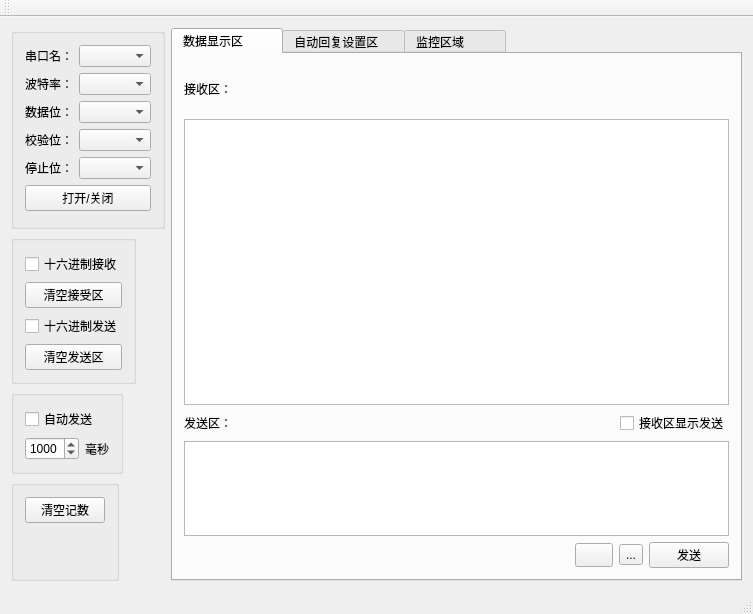
<?xml version="1.0" encoding="UTF-8"?>
<ui version="4.0">
 <class>mainform</class>
 <widget class="QMainWindow" name="mainform">
  <property name="geometry">
   <rect>
    <x>0</x>
    <y>0</y>
    <width>753</width>
    <height>614</height>
   </rect>
  </property>
  <property name="windowTitle">
   <string>mainform</string>
  </property>
  <widget class="QWidget" name="centralWidget">
   <layout class="QHBoxLayout" name="horizontalLayout_8">
    <item>
     <layout class="QVBoxLayout" name="verticalLayout_4" stretch="6,4,2,3">
      <item>
       <widget class="QGroupBox" name="groupBox_3">
        <property name="sizePolicy">
         <sizepolicy hsizetype="Fixed" vsizetype="Preferred">
          <horstretch>0</horstretch>
          <verstretch>0</verstretch>
         </sizepolicy>
        </property>
        <property name="title">
         <string/>
        </property>
        <layout class="QVBoxLayout" name="verticalLayout_3">
         <item>
          <layout class="QHBoxLayout" name="horizontalLayout">
           <item>
            <widget class="QLabel" name="label_portName">
             <property name="text">
              <string>串口名：</string>
             </property>
            </widget>
           </item>
           <item>
            <widget class="QComboBox" name="portBox"/>
           </item>
          </layout>
         </item>
         <item>
          <layout class="QHBoxLayout" name="horizontalLayout_2">
           <item>
            <widget class="QLabel" name="label_raudRate">
             <property name="text">
              <string>波特率：</string>
             </property>
            </widget>
           </item>
           <item>
            <widget class="QComboBox" name="baudRateBox"/>
           </item>
          </layout>
         </item>
         <item>
          <layout class="QHBoxLayout" name="horizontalLayout_3">
           <item>
            <widget class="QLabel" name="label_dataBits">
             <property name="text">
              <string>数据位：</string>
             </property>
            </widget>
           </item>
           <item>
            <widget class="QComboBox" name="dataBitsBox"/>
           </item>
          </layout>
         </item>
         <item>
          <layout class="QHBoxLayout" name="horizontalLayout_4">
           <item>
            <widget class="QLabel" name="label_Parity">
             <property name="text">
              <string>校验位：</string>
             </property>
            </widget>
           </item>
           <item>
            <widget class="QComboBox" name="parityBox"/>
           </item>
          </layout>
         </item>
         <item>
          <layout class="QHBoxLayout" name="horizontalLayout_5">
           <item>
            <widget class="QLabel" name="label_stopBits">
             <property name="text">
              <string>停止位：</string>
             </property>
            </widget>
           </item>
           <item>
            <widget class="QComboBox" name="stopBitsBox"/>
           </item>
          </layout>
         </item>
         <item>
          <layout class="QHBoxLayout" name="horizontalLayout_6">
           <item>
            <widget class="QPushButton" name="pushButton_openClose">
             <property name="text">
              <string>打开/关闭</string>
             </property>
            </widget>
           </item>
          </layout>
         </item>
        </layout>
       </widget>
      </item>
      <item>
       <widget class="QGroupBox" name="groupBox_2">
        <property name="sizePolicy">
         <sizepolicy hsizetype="Fixed" vsizetype="Preferred">
          <horstretch>0</horstretch>
          <verstretch>0</verstretch>
         </sizepolicy>
        </property>
        <property name="title">
         <string/>
        </property>
        <layout class="QVBoxLayout" name="verticalLayout_2">
         <item>
          <widget class="QCheckBox" name="checkBox">
           <property name="text">
            <string>十六进制接收</string>
           </property>
          </widget>
         </item>
         <item>
          <widget class="QPushButton" name="pushButton">
           <property name="text">
            <string>清空接受区</string>
           </property>
          </widget>
         </item>
         <item>
          <widget class="QCheckBox" name="checkBox_2">
           <property name="text">
            <string>十六进制发送</string>
           </property>
          </widget>
         </item>
         <item>
          <widget class="QPushButton" name="pushButton_2">
           <property name="text">
            <string>清空发送区</string>
           </property>
          </widget>
         </item>
        </layout>
       </widget>
      </item>
      <item>
       <widget class="QGroupBox" name="groupBox">
        <property name="sizePolicy">
         <sizepolicy hsizetype="Fixed" vsizetype="Preferred">
          <horstretch>0</horstretch>
          <verstretch>0</verstretch>
         </sizepolicy>
        </property>
        <property name="title">
         <string/>
        </property>
        <layout class="QVBoxLayout" name="verticalLayout">
         <item>
          <widget class="QCheckBox" name="checkBox_3">
           <property name="text">
            <string>自动发送</string>
           </property>
          </widget>
         </item>
         <item>
          <layout class="QHBoxLayout" name="horizontalLayout_7" stretch="2,1">
           <item>
            <widget class="QSpinBox" name="spinBox">
             <property name="minimum">
              <number>1</number>
             </property>
             <property name="maximum">
              <number>9999</number>
             </property>
             <property name="value">
              <number>1000</number>
             </property>
            </widget>
           </item>
           <item>
            <widget class="QLabel" name="label">
             <property name="text">
              <string>毫秒</string>
             </property>
            </widget>
           </item>
          </layout>
         </item>
        </layout>
       </widget>
      </item>
      <item>
       <widget class="QGroupBox" name="groupBox_4">
        <property name="sizePolicy">
         <sizepolicy hsizetype="Fixed" vsizetype="Preferred">
          <horstretch>0</horstretch>
          <verstretch>0</verstretch>
         </sizepolicy>
        </property>
        <property name="title">
         <string/>
        </property>
        <layout class="QVBoxLayout" name="verticalLayout_6">
         <item>
          <widget class="QPushButton" name="pushButton_4">
           <property name="text">
            <string>清空记数</string>
           </property>
          </widget>
         </item>
         <item>
          <widget class="QLabel" name="label_4">
           <property name="text">
            <string/>
           </property>
          </widget>
         </item>
         <item>
          <widget class="QLabel" name="label_5">
           <property name="text">
            <string/>
           </property>
          </widget>
         </item>
        </layout>
       </widget>
      </item>
     </layout>
    </item>
    <item>
     <widget class="QTabWidget" name="tabWidget">
      <property name="currentIndex">
       <number>0</number>
      </property>
      <widget class="QWidget" name="tab">
       <attribute name="title">
        <string>数据显示区        </string>
       </attribute>
       <layout class="QVBoxLayout" name="verticalLayout_5" stretch="1,6,1,2,1">
        <item>
         <widget class="QLabel" name="label_2">
          <property name="text">
           <string>接收区：</string>
          </property>
         </widget>
        </item>
        <item>
         <widget class="QTextBrowser" name="textBrowser">
          <property name="html">
           <string>&lt;!DOCTYPE HTML PUBLIC &quot;-//W3C//DTD HTML 4.0//EN&quot; &quot;http://www.w3.org/TR/REC-html40/strict.dtd&quot;&gt;
&lt;html&gt;&lt;head&gt;&lt;meta name=&quot;qrichtext&quot; content=&quot;1&quot; /&gt;&lt;style type=&quot;text/css&quot;&gt;
p, li { white-space: pre-wrap; }
&lt;/style&gt;&lt;/head&gt;&lt;body style=&quot; font-family:'SimSun'; font-size:9pt; font-weight:400; font-style:normal;&quot;&gt;
&lt;p style=&quot;-qt-paragraph-type:empty; margin-top:0px; margin-bottom:0px; margin-left:0px; margin-right:0px; -qt-block-indent:0; text-indent:0px;&quot;&gt;&lt;br /&gt;&lt;/p&gt;&lt;/body&gt;&lt;/html&gt;</string>
          </property>
         </widget>
        </item>
        <item>
         <layout class="QHBoxLayout" name="horizontalLayout_10">
          <item>
           <widget class="QLabel" name="label_3">
            <property name="text">
             <string>发送区：</string>
            </property>
           </widget>
          </item>
          <item>
           <spacer name="horizontalSpacer_2">
            <property name="orientation">
             <enum>Qt::Horizontal</enum>
            </property>
            <property name="sizeHint" stdset="0">
             <size>
              <width>40</width>
              <height>20</height>
             </size>
            </property>
           </spacer>
          </item>
          <item>
           <widget class="QCheckBox" name="checkBox_4">
            <property name="text">
             <string>接收区显示发送</string>
            </property>
            <property name="checked">
             <bool>false</bool>
            </property>
           </widget>
          </item>
         </layout>
        </item>
        <item>
         <widget class="QTextEdit" name="textEdit">
          <property name="html">
           <string>&lt;!DOCTYPE HTML PUBLIC &quot;-//W3C//DTD HTML 4.0//EN&quot; &quot;http://www.w3.org/TR/REC-html40/strict.dtd&quot;&gt;
&lt;html&gt;&lt;head&gt;&lt;meta name=&quot;qrichtext&quot; content=&quot;1&quot; /&gt;&lt;style type=&quot;text/css&quot;&gt;
p, li { white-space: pre-wrap; }
&lt;/style&gt;&lt;/head&gt;&lt;body style=&quot; font-family:'SimSun'; font-size:9pt; font-weight:400; font-style:normal;&quot;&gt;
&lt;p style=&quot;-qt-paragraph-type:empty; margin-top:0px; margin-bottom:0px; margin-left:0px; margin-right:0px; -qt-block-indent:0; text-indent:0px;&quot;&gt;&lt;br /&gt;&lt;/p&gt;&lt;/body&gt;&lt;/html&gt;</string>
          </property>
         </widget>
        </item>
        <item>
         <layout class="QHBoxLayout" name="horizontalLayout_9">
          <item>
           <spacer name="horizontalSpacer">
            <property name="orientation">
             <enum>Qt::Horizontal</enum>
            </property>
            <property name="sizeHint" stdset="0">
             <size>
              <width>40</width>
              <height>20</height>
             </size>
            </property>
           </spacer>
          </item>
          <item>
           <widget class="QToolButton" name="toolButton_2">
            <property name="text">
             <string/>
            </property>
            <property name="icon">
             <iconset resource="image.qrc">
              <normaloff>:/image/img/809.png</normaloff>:/image/img/809.png</iconset>
            </property>
            <property name="iconSize">
             <size>
              <width>30</width>
              <height>17</height>
             </size>
            </property>
            <property name="shortcut">
             <string>Ctrl+Up</string>
            </property>
           </widget>
          </item>
          <item>
           <widget class="QToolButton" name="toolButton">
            <property name="text">
             <string>...</string>
            </property>
            <property name="icon">
             <iconset resource="image.qrc">
              <normaloff>:/image/img/8090.png</normaloff>:/image/img/8090.png</iconset>
            </property>
            <property name="iconSize">
             <size>
              <width>30</width>
              <height>17</height>
             </size>
            </property>
            <property name="shortcut">
             <string>Ctrl+Down</string>
            </property>
           </widget>
          </item>
          <item>
           <widget class="QPushButton" name="pushButton_3">
            <property name="text">
             <string>发送</string>
            </property>
            <property name="shortcut">
             <string>Ctrl+S</string>
            </property>
           </widget>
          </item>
         </layout>
        </item>
       </layout>
      </widget>
      <widget class="QWidget" name="tab_2">
       <attribute name="title">
        <string>自动回复设置区    </string>
       </attribute>
       <layout class="QGridLayout" name="gridLayout">
        <item row="0" column="0">
         <widget class="QTableWidget" name="tableWidget">
          <property name="rowCount">
           <number>0</number>
          </property>
          <property name="columnCount">
           <number>5</number>
          </property>
          <column>
           <property name="text">
            <string>Hex</string>
           </property>
          </column>
          <column>
           <property name="text">
            <string>接收值</string>
           </property>
          </column>
          <column>
           <property name="text">
            <string>Hex</string>
           </property>
          </column>
          <column>
           <property name="text">
            <string>发送值</string>
           </property>
          </column>
          <column>
           <property name="text">
            <string>启用</string>
           </property>
          </column>
         </widget>
        </item>
       </layout>
      </widget>
      <widget class="QWidget" name="tab_3">
       <attribute name="title">
        <string>监控区域         </string>
       </attribute>
       <widget class="QGroupBox" name="groupBox_5">
        <property name="geometry">
         <rect>
          <x>20</x>
          <y>20</y>
          <width>221</width>
          <height>131</height>
         </rect>
        </property>
        <property name="title">
         <string>状态显示</string>
        </property>
        <widget class="QWidget" name="layoutWidget">
         <property name="geometry">
          <rect>
           <x>10</x>
           <y>20</y>
           <width>202</width>
           <height>96</height>
          </rect>
         </property>
         <layout class="QVBoxLayout" name="verticalLayout_7">
          <item>
           <widget class="QLabel" name="label_6">
            <property name="sizePolicy">
             <sizepolicy hsizetype="Fixed" vsizetype="Preferred">
              <horstretch>0</horstretch>
              <verstretch>0</verstretch>
             </sizepolicy>
            </property>
            <property name="minimumSize">
             <size>
              <width>200</width>
              <height>0</height>
             </size>
            </property>
            <property name="maximumSize">
             <size>
              <width>200</width>
              <height>16777215</height>
             </size>
            </property>
            <property name="font">
             <font>
              <pointsize>14</pointsize>
             </font>
            </property>
            <property name="text">
             <string>室内温度：</string>
            </property>
           </widget>
          </item>
          <item>
           <widget class="QLabel" name="label_7">
            <property name="sizePolicy">
             <sizepolicy hsizetype="Fixed" vsizetype="Preferred">
              <horstretch>0</horstretch>
              <verstretch>0</verstretch>
             </sizepolicy>
            </property>
            <property name="minimumSize">
             <size>
              <width>200</width>
              <height>0</height>
             </size>
            </property>
            <property name="maximumSize">
             <size>
              <width>200</width>
              <height>16777215</height>
             </size>
            </property>
            <property name="font">
             <font>
              <pointsize>14</pointsize>
             </font>
            </property>
            <property name="text">
             <string>空气湿度：</string>
            </property>
           </widget>
          </item>
          <item>
           <widget class="QLabel" name="label_8">
            <property name="sizePolicy">
             <sizepolicy hsizetype="Fixed" vsizetype="Preferred">
              <horstretch>0</horstretch>
              <verstretch>0</verstretch>
             </sizepolicy>
            </property>
            <property name="minimumSize">
             <size>
              <width>200</width>
              <height>0</height>
             </size>
            </property>
            <property name="maximumSize">
             <size>
              <width>200</width>
              <height>16777215</height>
             </size>
            </property>
            <property name="font">
             <font>
              <pointsize>14</pointsize>
             </font>
            </property>
            <property name="text">
             <string>土壤湿度：</string>
            </property>
           </widget>
          </item>
          <item>
           <widget class="QLabel" name="label_9">
            <property name="sizePolicy">
             <sizepolicy hsizetype="Fixed" vsizetype="Preferred">
              <horstretch>0</horstretch>
              <verstretch>0</verstretch>
             </sizepolicy>
            </property>
            <property name="minimumSize">
             <size>
              <width>200</width>
              <height>0</height>
             </size>
            </property>
            <property name="maximumSize">
             <size>
              <width>200</width>
              <height>16777215</height>
             </size>
            </property>
            <property name="font">
             <font>
              <pointsize>14</pointsize>
             </font>
            </property>
            <property name="text">
             <string>光照强度：</string>
            </property>
           </widget>
          </item>
         </layout>
        </widget>
       </widget>
       <widget class="QGroupBox" name="groupBox_6">
        <property name="geometry">
         <rect>
          <x>420</x>
          <y>20</y>
          <width>141</width>
          <height>321</height>
         </rect>
        </property>
        <property name="title">
         <string>操作面板</string>
        </property>
        <widget class="QLabel" name="label_11">
         <property name="geometry">
          <rect>
           <x>80</x>
           <y>10</y>
           <width>54</width>
           <height>12</height>
          </rect>
         </property>
         <property name="text">
          <string>流量设置</string>
         </property>
        </widget>
        <widget class="QSlider" name="verticalSlider">
         <property name="geometry">
          <rect>
           <x>100</x>
           <y>30</y>
           <width>19</width>
           <height>281</height>
          </rect>
         </property>
         <property name="maximum">
          <number>5000</number>
         </property>
         <property name="orientation">
          <enum>Qt::Vertical</enum>
         </property>
        </widget>
        <widget class="QPushButton" name="closeMotorButton">
         <property name="geometry">
          <rect>
           <x>10</x>
           <y>70</y>
           <width>75</width>
           <height>23</height>
          </rect>
         </property>
         <property name="text">
          <string>停止</string>
         </property>
        </widget>
        <widget class="QPushButton" name="openMotorButton">
         <property name="geometry">
          <rect>
           <x>10</x>
           <y>40</y>
           <width>75</width>
           <height>23</height>
          </rect>
         </property>
         <property name="text">
          <string>浇花</string>
         </property>
        </widget>
       </widget>
       <widget class="QGroupBox" name="groupBox_7">
        <property name="geometry">
         <rect>
          <x>10</x>
          <y>420</y>
          <width>451</width>
          <height>80</height>
         </rect>
        </property>
        <property name="title">
         <string>工作时间</string>
        </property>
        <widget class="QLabel" name="label_10">
         <property name="geometry">
          <rect>
           <x>10</x>
           <y>20</y>
           <width>411</width>
           <height>41</height>
          </rect>
         </property>
         <property name="font">
          <font>
           <pointsize>14</pointsize>
          </font>
         </property>
         <property name="text">
          <string>时间：</string>
         </property>
        </widget>
       </widget>
      </widget>
     </widget>
    </item>
   </layout>
  </widget>
  <widget class="QMenuBar" name="menuBar">
   <property name="geometry">
    <rect>
     <x>0</x>
     <y>0</y>
     <width>753</width>
     <height>23</height>
    </rect>
   </property>
  </widget>
  <widget class="QToolBar" name="mainToolBar">
   <attribute name="toolBarArea">
    <enum>TopToolBarArea</enum>
   </attribute>
   <attribute name="toolBarBreak">
    <bool>false</bool>
   </attribute>
  </widget>
  <widget class="QStatusBar" name="statusBar"/>
 </widget>
 <layoutdefault spacing="6" margin="11"/>
 <resources>
  <include location="image.qrc"/>
 </resources>
 <connections/>
</ui>
